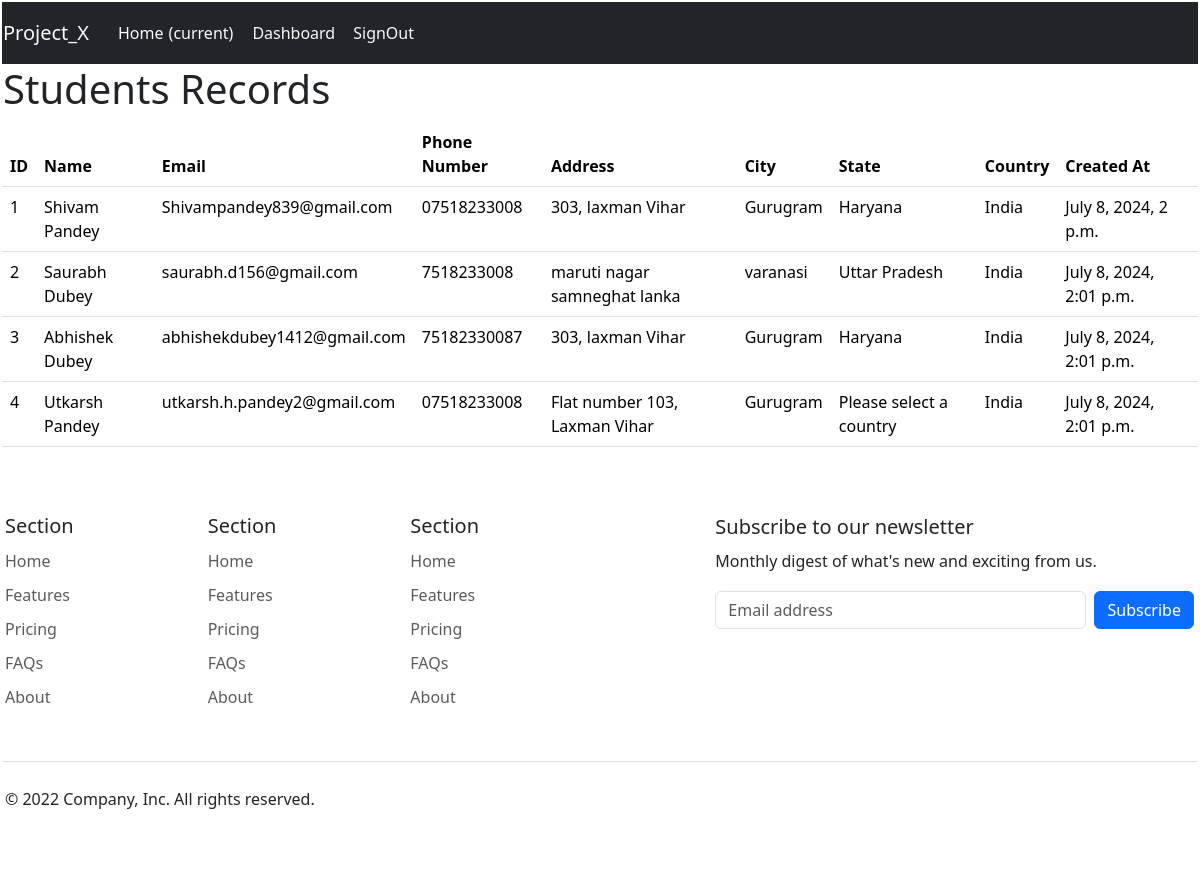
The page / on the database its author committed.
### core/models.py (models this page shows, shortened)
class Records(models.Model):
    first_name=models.CharField(max_length=50)
    last_name=models.CharField(max_length=50)
    email=models.EmailField(max_length=50)
    phone_number=models.CharField(max_length=50)
    address = models.CharField(max_length=50)
    city = models.CharField(max_length=50)
    state= models.CharField(max_length=50)
    country = models.CharField(max_length=50)
    createdAt=models.DateTimeField(auto_now=True)

### core/views.py (the view)
# urls.py: path('',views.home,name='Home'),
def home(request):
    records = Records.objects.all()
    context = {
        "Records":records,
        "title":'Project_X - Home'
    }
    return render(request,'home.html',context)

### templates/home.html
{% extends 'base.html' %}
{% block content %}
<h1>Students Records</h1>
<table class="table" style="overflow: hidden;">
    <thead>
        <tr>
            <th scope="col"> ID</th>
            <th scope="col"> Name</th>
            <th scope="col">Email</th>
            <th scope="col">Phone Number</th>
            <th scope="col">Address</th>
            <th scope="col">City</th>
            <th scope="col">State</th>
            <th scope="col">Country</th>
            <th scope="col">Created At</th>
        </tr>
    </thead>
    <tbody>
        {% for record in Records %}
        <tr>
            <td>{{ record.id }}</td>
            <td>{{ record.first_name }} {{record.last_name }}</td>
            <td>{{ record.email }}</td>
            <td>{{ record.phone_number }}</td>
            <td>{{ record.address }}</td>
            <td>{{ record.city }}</td>
            <td>{{ record.state }}</td>
            <td>{{ record.country }}</td>
            <td>{{ record.createdAt }}</td>
        </tr>
        {% endfor %}
    </tbody>
</table>
{% endblock content %}

### templates/base.html (shortened to what this page needs)
<!DOCTYPE html>
{% load static %}
<html lang="en">
  <head>
    <link rel="stylesheet" href="{% static 'main.css' %}" />
    <link
      href="https://cdn.jsdelivr.net/npm/bootstrap@5.3.3/dist/css/bootstrap.min.css"
      rel="stylesheet"
    />
  </head>
  <body>
    <nav
      class="navbar navbar-expand-lg navbar-light bg-dark"
      style="overflow: hidden"
    >
      <a class="navbar-brand text-light" href="{% url 'Home' %}"
        >Project_X <i class="bi bi-house-door-fill"></i
      ></a>
      <div class="collapse navbar-collapse" id="navbarNav">
        <ul class="navbar-nav">
          <li class="nav-item active">
            <a class="nav-link text-light" href="{% url 'Home' %}"
              >Home <span class="sr-only">(current)</span></a
            >
          </li>
          <li class="nav-item">
            <a class="nav-link text-light" href="{% url 'Dashboard' %}"
              >Dashboard</a
            >
          </li>
          <li class="nav-item">
            <a class="nav-link text-light" href="{% url 'SignOut' %}"
              >SignOut</a
            >
          </li>
        </ul>
      </div>
    </nav>
    {% block content%} {% endblock content%}
    <footer class="py-5" style="overflow: hidden">
      <div class="row">
        <div class="col-6 col-md-2 mb-3">
          <h5>Section</h5>
          <ul class="nav flex-column">
            <li class="nav-item mb-2">
              <a href="#" class="nav-link p-0 text-muted">Home</a>
            </li>
            <li class="nav-item mb-2">
              <a href="#" class="nav-link p-0 text-muted">Features</a>
            </li>
            <li class="nav-item mb-2">
              <a href="#" class="nav-link p-0 text-muted">Pricing</a>
            </li>
            <li class="nav-item mb-2">
              <a href="#" class="nav-link p-0 text-muted">FAQs</a>
            </li>
            <li class="nav-item mb-2">
              <a href="#" class="nav-link p-0 text-muted">About</a>
            </li>
          </ul>
        </div>
        <div class="col-6 col-md-2 mb-3">
          <h5>Section</h5>
          <ul class="nav flex-column">
            <li class="nav-item mb-2">
              <a href="#" class="nav-link p-0 text-muted">Home</a>
            </li>
            <li class="nav-item mb-2">
              <a href="#" class="nav-link p-0 text-muted">Features</a>
            </li>
            <li class="nav-item mb-2">
              <a href="#" class="nav-link p-0 text-muted">Pricing</a>
            </li>
            <li class="nav-item mb-2">
              <a href="#" class="nav-link p-0 text-muted">FAQs</a>
            </li>
            <li class="nav-item mb-2">
              <a href="#" class="nav-link p-0 text-muted">About</a>
            </li>
          </ul>
        </div>
        <div class="col-6 col-md-2 mb-3">
          <h5>Section</h5>
          <ul class="nav flex-column">
            <li class="nav-item mb-2">
              <a href="#" class="nav-link p-0 text-muted">Home</a>
            </li>
            <li class="nav-item mb-2">
              <a href="#" class="nav-link p-0 text-muted">Features</a>
            </li>
            <li class="nav-item mb-2">
              <a href="#" class="nav-link p-0 text-muted">Pricing</a>
            </li>
            <li class="nav-item mb-2">
              <a href="#" class="nav-link p-0 text-muted">FAQs</a>
            </li>
            <li class="nav-item mb-2">
              <a href="#" class="nav-link p-0 text-muted">About</a>
            </li>
          </ul>
        </div>
        <div class="col-md-5 offset-md-1 mb-3">
          <form>
            <h5>Subscribe to our newsletter</h5>
            <p>Monthly digest of what's new and exciting from us.</p>
            <div class="d-flex flex-column flex-sm-row w-100 gap-2">
              <input
                id="newsletter1"
                type="text"
                class="form-control"
                placeholder="Email address"
              />
              <button class="btn btn-primary" type="button">Subscribe</button>
            </div>
          </form>
        </div>
      </div>
      <div
        class="d-flex flex-column flex-sm-row justify-content-between py-4 my-4 border-top"
      >
        <p>© 2022 Company, Inc. All rights reserved.</p>
        <ul class="list-unstyled d-flex">
          <li class="ms-3">
            <a class="link-dark" href="#"
              ><svg class="bi" width="24" height="24">
                <use xlink:href="#twitter"></use></svg
            ></a>
          </li>
          <li class="ms-3">
            <a class="link-dark" href="#"
              ><svg class="bi" width="24" height="24">
                <use xlink:href="#instagram"></use></svg
            ></a>
          </li>
          <li class="ms-3">
            <a class="link-dark" href="#"
              ><svg class="bi" width="24" height="24">
                <use xlink:href="#facebook"></use></svg
            ></a>
          </li>
        </ul>
      </div>
    </footer>
  </body>
</html>

### static/main.css (style rules this page uses)
* { padding: 1px; }

### rows shown on the page
Records: id "1", first_name "Shivam", last_name "Pandey", email "Shivampandey839@gmail.com", phone_number "07518233008", address "303, laxman Vihar", city "Gurugram", state "Haryana", country "India", createdAt "July 8, 2024, 2 p.m."
Records: id "2", first_name "Saurabh", last_name "Dubey", email "saurabh.d156@gmail.com", phone_number "7518233008", address "maruti nagar samneghat lanka", city "varanasi", state "Uttar Pradesh", country "India", createdAt "July 8, 2024, 2:01 p.m."
Records: id "3", first_name "Abhishek", last_name "Dubey", email "abhishekdubey1412@gmail.com", phone_number "75182330087", address "303, laxman Vihar", city "Gurugram", state "Haryana", country "India", createdAt "July 8, 2024, 2:01 p.m."
Records: id "4", first_name "Utkarsh", last_name "Pandey", email "utkarsh.h.pandey2@gmail.com", phone_number "07518233008", address "Flat number 103, Laxman Vihar", city "Gurugram", state "Please select a country", country "India", createdAt "July 8, 2024, 2:01 p.m."
